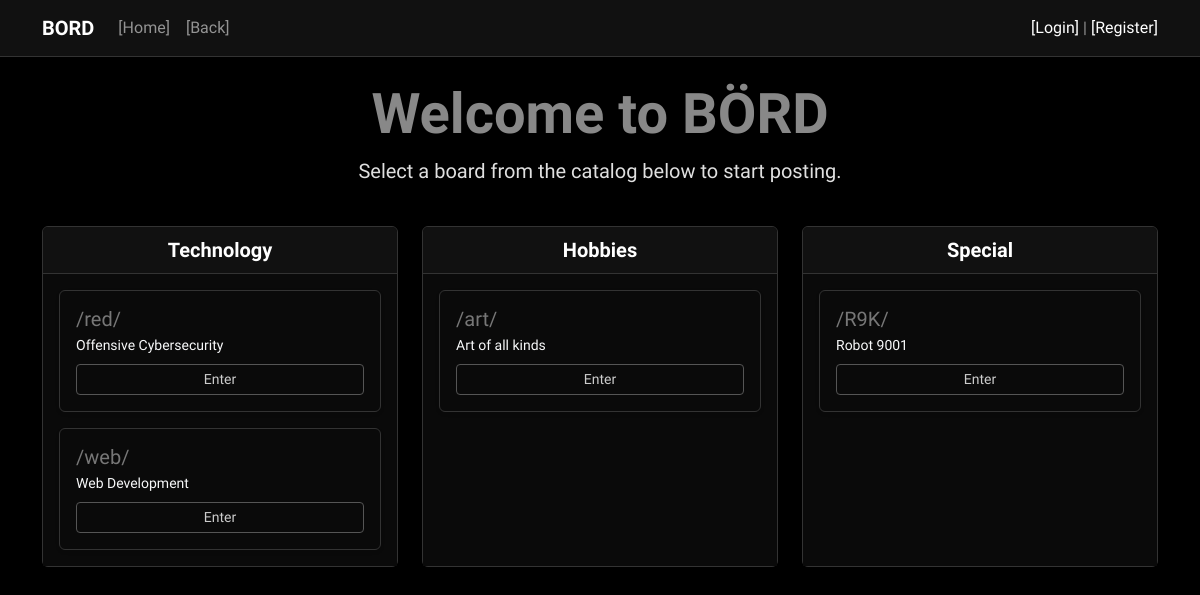
The page / on the database its author committed.
### tables this page shows
CREATE TABLE `boards` (
  `id` int NOT NULL,
  `shortname` varchar(6) NOT NULL,
  `longname` varchar(64) NOT NULL,
  `categoryid` int NOT NULL
);

### app/core/Controller.php (called while the page is built, shortened)
<?php
abstract class Controller {
    protected function render(string $view, array $data = []): void {
        extract($data);
        require __DIR__ . '/../views/' . $view . '.php';
    }
}
?>

### app/controllers/BoardController.php (called while the page is built, shortened)
<?php
require_once __DIR__ . '/../core/Controller.php';
require_once __DIR__ . '/../models/BoardModel.php';
class BoardController extends Controller {
    private BoardModel $BoardModel;
    public function __construct(PDO $db) {
        $this->BoardModel = new BoardModel($db);
    }
    public function index() : void {
        $rawBoards = $this->BoardModel->getAll();
        $categorizedBoards = [];
        foreach ($rawBoards as $board) {
            $catName = $board['category_name'] ?? 'Uncategorized';
            $categorizedBoards[$catName][] = $board;
        }
        $this->render('homepage', [
            'categorizedBoards' => $categorizedBoards
        ]);
    }
}
?>

### index.php (called while the page is built, shortened)
<?php
$config = require __DIR__ .'/config/database.php';
require_once __DIR__ .'/app/core/Database.php';
require_once __DIR__ .'/app/core/Router.php';
require_once __DIR__ .'/app/controllers/BoardController.php';
$db = new Database($config['dsn'], $config['user'], $config['password']);
try {
    $conn = $db->connect();
} catch (PDOException $e) {
    echo "Connection failed: " . $e->getMessage();
}
$router = new Router($conn);
$router->addRoute('GET', '/', 'BoardController', 'index');
$router->addRoute('GET', '/register', 'AuthController', 'showRegister');
$router->addRoute('POST', '/register', 'AuthController', 'processRegister');
$router->addRoute('GET', '/login', 'AuthController', 'showLogin');
$router->addRoute('POST', '/login', 'AuthController', 'processLogin');
$router->addRoute('GET', '/logout', 'AuthController', 'logout');
$router->addRoute('GET', '/profile', 'ProfileController', 'showProfile');
$router->addRoute('POST', '/profile/update', 'ProfileController', 'updateProfile');
$router->addRoute('GET', '/user/{username}', 'ProfileController', 'showUser');
$router->addRoute('GET', '/{shortname}', 'BoardController', 'showBoard');
$router->addRoute('GET', '/{shortname}/page/{page}', 'BoardController', 'showBoard');
$router->addRoute('GET', '/{shortname}/catalog', 'BoardController', 'showCatalog');
$router->addRoute('POST', '/{shortname}/submit', 'BoardController', 'submitThread');
$router->addRoute('GET', '/{shortname}/thread/{id}', 'BoardController', 'showThread');
$router->addRoute('POST', '/{shortname}/thread/{id}/reply', 'BoardController', 'submitReply');
$router->dispatch($_SERVER['REQUEST_METHOD'], $_SERVER['REQUEST_URI']);
?>

### app/core/Model.php (called while the page is built, shortened)
<?php
abstract class Model {
    protected PDO $db;
    public function __construct(PDO $db) {
        $this->db = $db;
    }
    protected function query(string $sql, array $params = []): PDOStatement {
        $stmt = $this->db->prepare($sql);
        $stmt->execute($params);
        return $stmt;
    }
    protected function fetchAll(string $sql, array $params = []): array {
        $stmt = $this->query($sql, $params);
        return $stmt->fetchAll(PDO::FETCH_ASSOC);
    }
}

### app/models/BoardModel.php (called while the page is built, shortened)
<?php
require_once __DIR__ . '/../core/Model.php';
class BoardModel extends Model {
    public function getAll() : array {
        return $this->fetchAll('
            SELECT b.*, c.categoryname AS category_name
            FROM boards b
            LEFT JOIN boardcategories c ON b.categoryid = c.id
            ORDER BY c.id ASC, b.shortname ASC
        ');
    }
}

### app/views/homepage.php (the view, shortened to what this page needs)
<?php
require __DIR__ . '/header.php';
?>
<div class="row mb-4">
    <div class="col-12 text-center">
        <h1 class="display-4 fw-bold text-primary">Welcome to BÖRD</h1>
        <p class="lead">Select a board from the catalog below to start posting.</p>
    </div>
</div>
<div class="row row-cols-1 row-cols-md-2 row-cols-lg-3 g-4 mb-5">
    <?php foreach ($categorizedBoards as $categoryName => $boards): ?>
        <div class="col">
            <div class="card shadow-sm border-secondary bg-dark h-100">
                <div class="card-header bg-secondary bg-opacity-25 text-white fw-bold border-secondary fs-5 text-center">
                    <?php echo htmlspecialchars($categoryName); ?>
                </div>
                <div class="card-body bg-dark-subtle p-3">
                    <div class="d-flex flex-column gap-3">
                        <?php foreach ($boards as $board): ?>
                            <div class="card shadow-sm border-secondary bg-dark">
                                <div class="card-body p-3">
                                    <h3 class="card-title text-danger fs-5 mb-1">/<?php echo htmlspecialchars($board['shortname']); ?>/</h3>
                                    <p class="card-text text-light small mb-2"><?php echo htmlspecialchars($board['longname']); ?></p>
                                    <a href="/<?php echo htmlspecialchars($board['shortname']); ?>/" class="btn btn-outline-primary btn-sm w-100 stretched-link">Enter</a>
                                </div>
                            </div>
                        <?php endforeach; ?>
                    </div>
                </div>
            </div>
        </div>
    <?php endforeach; ?>
</div>
<?php require __DIR__ . '/footer.php'; ?>

### app/core/Router.php (shortened to what this page needs)
<?php
class Router {
    private array $routes = [];
    private PDO $db;
    public function __construct(PDO $db) {
        $this->db = $db;
    }
    public function addRoute(string $method, string $path, string $controller, string $action): void {
        $pattern = preg_replace('/\{([a-zA-Z0-9_]+)\}/', '(?P<\1>[a-zA-Z0-9_-]+)', $path);
        $pattern = '#^' . rtrim($pattern, '/') . '/?$#';
        $this->routes[$method][$pattern] = [
            'controller' => $controller,
            'action' => $action
        ];
    }
    public function dispatch(string $method, string $path): void {
        foreach ($this->routes[$method] as $pattern => $route) {
            if (preg_match($pattern, $path, $matches)) {
                $controller = new $route['controller']($this->db);
                $params = array_filter($matches, 'is_string', ARRAY_FILTER_USE_KEY);
                $controller->{$route['action']}(...array_values($params));
                return;
            }
        }
    }
}
?>

### app/views/header.php (shortened to what this page needs)
<!DOCTYPE html>
<html lang="en" data-bs-theme="dark">
<head>
    <link href="https://cdn.jsdelivr.net/npm/bootstrap@5.3.3/dist/css/bootstrap.min.css" rel="stylesheet">
</head>
<body class="bg-dark text-light">
<nav class="navbar navbar-expand-lg navbar-dark bg-dark border-bottom border-secondary mb-4 shadow-sm">
    <div class="container">
        <a class="navbar-brand fw-bold" href="/">BORD</a>
        <div class="collapse navbar-collapse" id="navbarText">
            <ul class="navbar-nav me-auto mb-2 mb-lg-0">
                <li class="nav-item">
                    <a class="nav-link" href="/">[Home]</a>
                </li>
                <li class="nav-item">
                    <a class="nav-link" href="javascript:history.back()">[Back]</a>
                </li>
            </ul>
            <span class="navbar-text">
                <?php if (isset($_SESSION['userid'])): ?>
                    Welcome, <strong class="text-white"><?php echo htmlspecialchars($_SESSION['username']); ?></strong> |
                    <a href="/profile" class="text-decoration-none text-info fw-bold">[Profile]</a> |
                    <a href="/logout" class="text-decoration-none text-danger fw-bold">[Logout]</a>
                <?php else: ?>
                    <a href="/login" class="text-decoration-none">[Login]</a> |
                    <a href="/register" class="text-decoration-none">[Register]</a>
                <?php endif; ?>
            </span>
        </div>
    </div>
</nav>
<main class="container">

### app/views/footer.php (shortened to what this page needs)
</main>
</body>
</html>

### app/views/header.php (style rules this page uses)
body, .bg-dark { background-color: #000000 !important; color: #E0E0E0 !important; font-family: "Geist", sans-serif !important; }
.card, .bg-dark-subtle { background-color: #0A0A0A !important; border-color: #333333 !important; }
.navbar, .card-header { background-color: #111111 !important; border-color: #333333 !important; }
a { color: #A0A0A0; text-decoration: none; transition: color 0.2s ease; }
.text-primary, .text-info { color: #888888 !important; }
.text-danger { color: #777777 !important; }
.btn-outline-primary { color: #CCCCCC; border-color: #555555; }

### rows shown on the page
boards: shortname "red", longname "Offensive Cybersecurity"
boards: shortname "web", longname "Web Development"
boards: shortname "art", longname "Art of all kinds"
boards: shortname "R9K", longname "Robot 9001"

### other values the page prints
$categoryName "Technology"
$categoryName "Hobbies"
$categoryName "Special"
